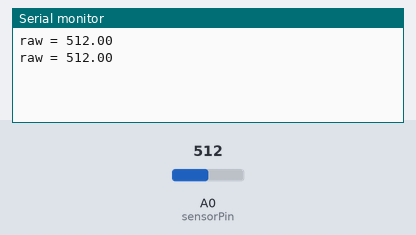
A sketch run on a simulated Arduino Uno, built with avr-gcc and run on an emulated ATmega328P. Parts: the last lines printed to the serial monitor. The inputs (shaded band) are chosen by the test bench; at power-on: A0 (sensorPin) = 512.

Above: at 1.2 s.
1.3 s: A0 (sensorPin) set to 716
At 2.6 s:
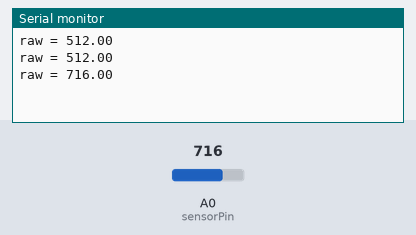
2.8 s: A0 (sensorPin) set to 900
At 3.9 s:
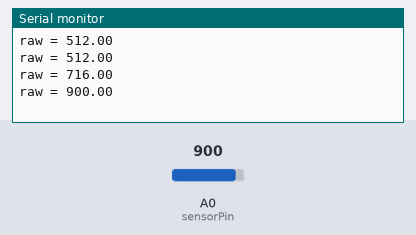
Timing chart, 0 to 5.8 s (numbered marks = the images above; inputs shaded):
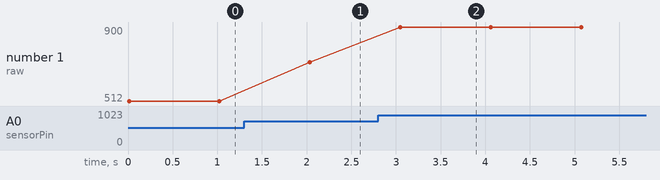

The sketch:

test_mq2.ino.ino
```cpp
#include <MQ135.h>

MQ135 gasSensor = MQ135(A2);
int sensorPin = A0;
int sensorValue = 0;
void setup() {
  Serial.begin(9600);
  pinMode(sensorPin, INPUT);
}

void loop() {
  float val = 0.0;
  for(int i=0; i<100; i++) {
    val += analogRead(A0);
  }
  val = val / 100.0;

  Serial.print ("raw = ");
  Serial.println (val);

  delay(1000);
}
```

Measured:
- after the input at 1.3 s, the serial monitor: prints a new line after 0.74 s (image 1)
- after the input at 2.8 s, the serial monitor: prints a new line after 0.25 s (image 2)
- plotted number 1: 512 → 716 after the input at 1.3 s, 716 → 900 after the input at 2.8 s
